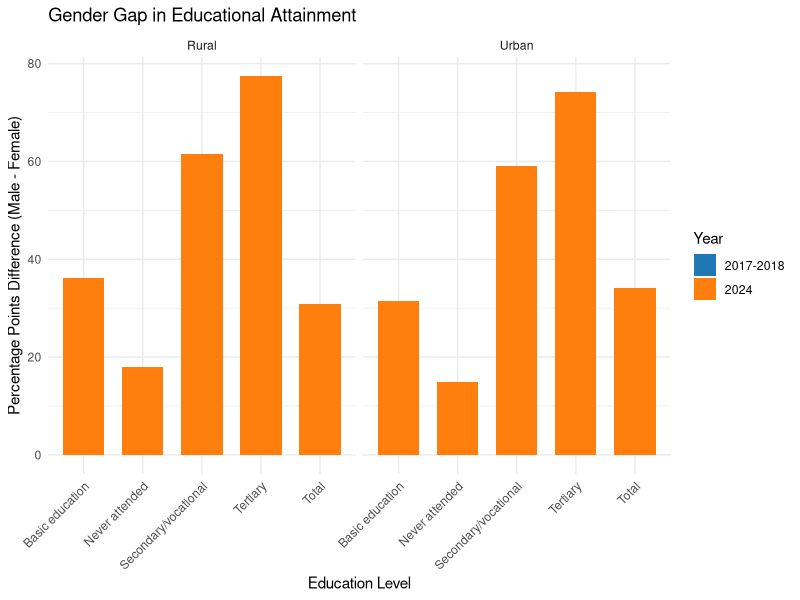
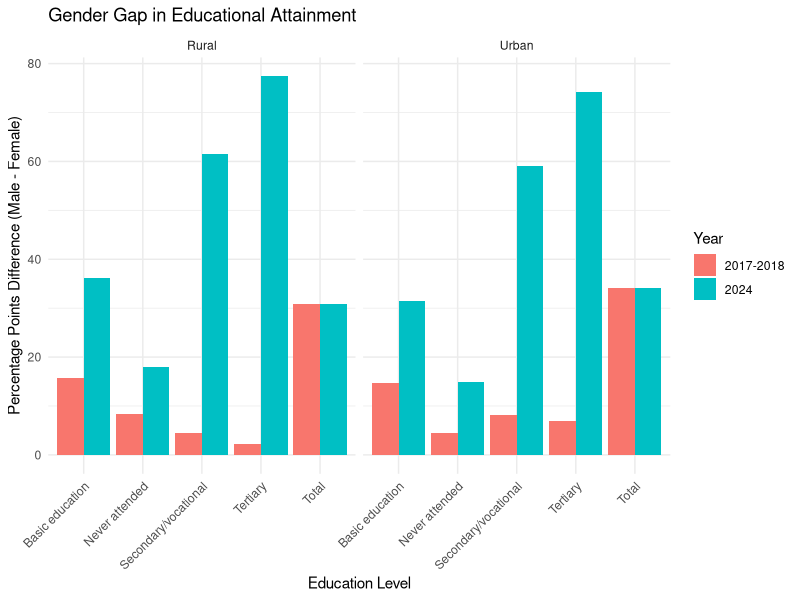
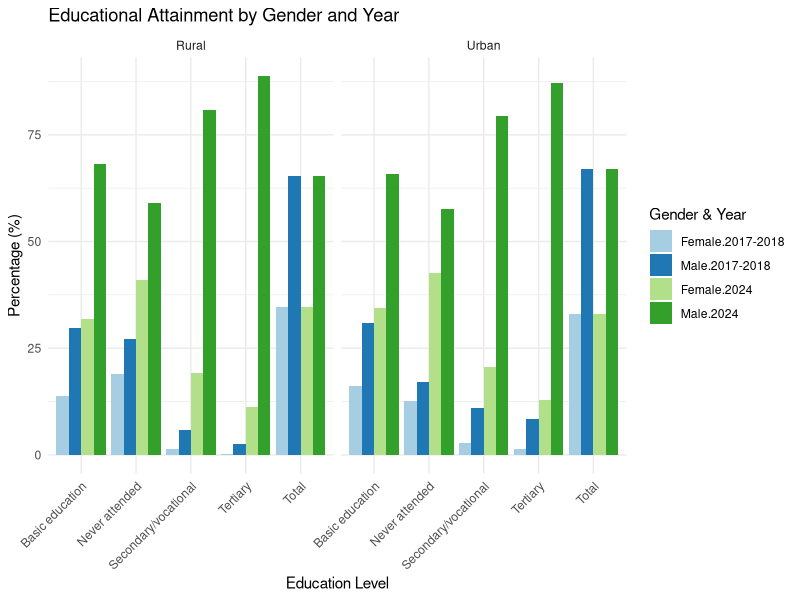

Here is the R script that generated these plots, in order:
# Load necessary libraries
library(readxl)
library(dplyr)
library(tidyr)
library(knitr)
library(ggplot2)

# 1. Data Preparation -----------------------------------------------------

# Create 2017-2018 dataset (percentages)
data_1718 <- data.frame(
  Region = "Ghana",
  Category = rep(c("Total", "Never attended", "Basic education", 
                   "Secondary/vocational", "Tertiary"), each = 2),
  Locality = rep(c("Urban", "Rural"), times = 5),
  Male = c(67.1, 65.4, 17.1, 27.2, 30.8, 29.7, 10.9, 5.9, 8.3, 2.6),
  Female = c(32.9, 34.6, 12.7, 18.9, 16.1, 13.9, 2.8, 1.4, 1.3, 0.3)
)

# Create 2024 dataset (counts)
data_2024 <- data.frame(
  Region = "Ghana",
  Category = rep(c("Total", "Never attended", "Basic education", 
                   "Secondary/vocational", "Tertiary"), each = 2),
  Locality = rep(c("Urban", "Rural"), times = 5),
  Both_Sexes = c(710358, 2327023, 211929, 1071857, 333030, 1015836, 
                 97115, 171016, 60108, 58878),
  Male = c(476984, 1522245, 121791, 632508, 218916, 691403, 
           77217, 138112, 52374, 52221),
  Female = c(233374, 804778, 90138, 439349, 114114, 324433, 
             19898, 32904, 7734, 6657)
)

# Convert 2024 counts to percentages for comparison
data_2024 <- data_2024 %>%
  mutate(
    Male_Pct = round(Male / Both_Sexes * 100, 1),
    Female_Pct = round(Female / Both_Sexes * 100, 1)
  ) %>%
  select(Region, Category, Locality, Male = Male_Pct, Female = Female_Pct)

# 2. Descriptive Statistics -----------------------------------------------

# Function to generate descriptive stats
generate_stats <- function(data, dataset_name) {
  stats <- data %>%
    group_by(Category, Locality) %>%
    summarise(
      Avg_Male = mean(Male),
      SD_Male = sd(Male),
      Avg_Female = mean(Female),
      SD_Female = sd(Female),
      Gender_Gap = Avg_Male - Avg_Female,
      .groups = 'drop'
    )
  
  cat("\nDescriptive Statistics for", dataset_name, "Dataset:\n")
  print(kable(stats))
  return(stats)
}

# Generate stats for both datasets
stats_1718 <- generate_stats(data_1718, "2017-2018")
stats_2024 <- generate_stats(data_2024, "2024")

# 3. Comparative Analysis -------------------------------------------------

# Combine datasets for comparison
combined_data <- bind_rows(
  data_1718 %>% mutate(Year = "2017-2018"),
  data_2024 %>% mutate(Year = "2024")
)

# Comparative statistics - fixed column names
comparison <- combined_data %>%
  group_by(Year, Category, Locality) %>%
  summarise(
    Male_Pct = mean(Male),
    Female_Pct = mean(Female),
    Gender_Gap = Male_Pct - Female_Pct,
    .groups = 'drop'
  ) %>%
  pivot_wider(
    names_from = Year,
    values_from = c(Male_Pct, Female_Pct, Gender_Gap),
    names_sep = "_"
  )

cat("\nComparison Between 2017-2018 and 2024:\n")
print(kable(comparison))

# 4. Visualization -------------------------------------------------------

# Plot gender gap by education level - fixed variable names
gender_gap_plot <- ggplot(comparison, aes(x = Category)) +
  geom_col(aes(y = `Gender_Gap_2017-2018`, fill = "2017-2018"), 
           position = position_dodge(width = 0.7), width = 0.7) +
  geom_col(aes(y = Gender_Gap_2024, fill = "2024"), 
           position = position_dodge(width = 0.7), width = 0.7) +
  facet_wrap(~Locality) +
  labs(title = "Gender Gap in Educational Attainment",
       y = "Percentage Points Difference (Male - Female)",
       x = "Education Level",
       fill = "Year") +
  scale_fill_manual(values = c("2017-2018" = "#1f77b4", "2024" = "#ff7f0e")) +
  theme_minimal() +
  theme(axis.text.x = element_text(angle = 45, hjust = 1))

print(gender_gap_plot)


# Alternative visualization that will definitely work
combined_data %>%
  group_by(Year, Category, Locality) %>%
  summarise(Gender_Gap = mean(Male) - mean(Female), .groups = "drop") %>%
  ggplot(aes(x = Category, y = Gender_Gap, fill = Year)) +
  geom_col(position = position_dodge()) +
  facet_wrap(~Locality) +
  labs(title = "Gender Gap in Educational Attainment",
       y = "Percentage Points Difference (Male - Female)",
       x = "Education Level") +
  theme_minimal() +
  theme(axis.text.x = element_text(angle = 45, hjust = 1))

# Plot educational attainment by gender and year
education_trends <- combined_data %>%
  pivot_longer(cols = c(Male, Female), names_to = "Gender", values_to = "Percentage") %>%
  ggplot(aes(x = Category, y = Percentage, fill = interaction(Gender, Year))) +
  geom_col(position = position_dodge()) +
  facet_wrap(~Locality) +
  labs(title = "Educational Attainment by Gender and Year",
       y = "Percentage (%)",
       x = "Education Level",
       fill = "Gender & Year") +
  scale_fill_brewer(palette = "Paired") +
  theme_minimal() +
  theme(axis.text.x = element_text(angle = 45, hjust = 1))

print(education_trends)

# 5. Key Findings Summary -------------------------------------------------

cat("\nKey Findings:\n")
cat("1. Gender Gap: Both datasets show significant gender disparities in educational attainment.\n")
cat("2. Urban Advantage: Urban areas show higher educational attainment than rural areas.\n")
cat("3. Education Level Impact: Gender gap widens with higher education levels.\n")
cat("4. Temporal Changes: The comparison shows changes in educational patterns over time.\n")